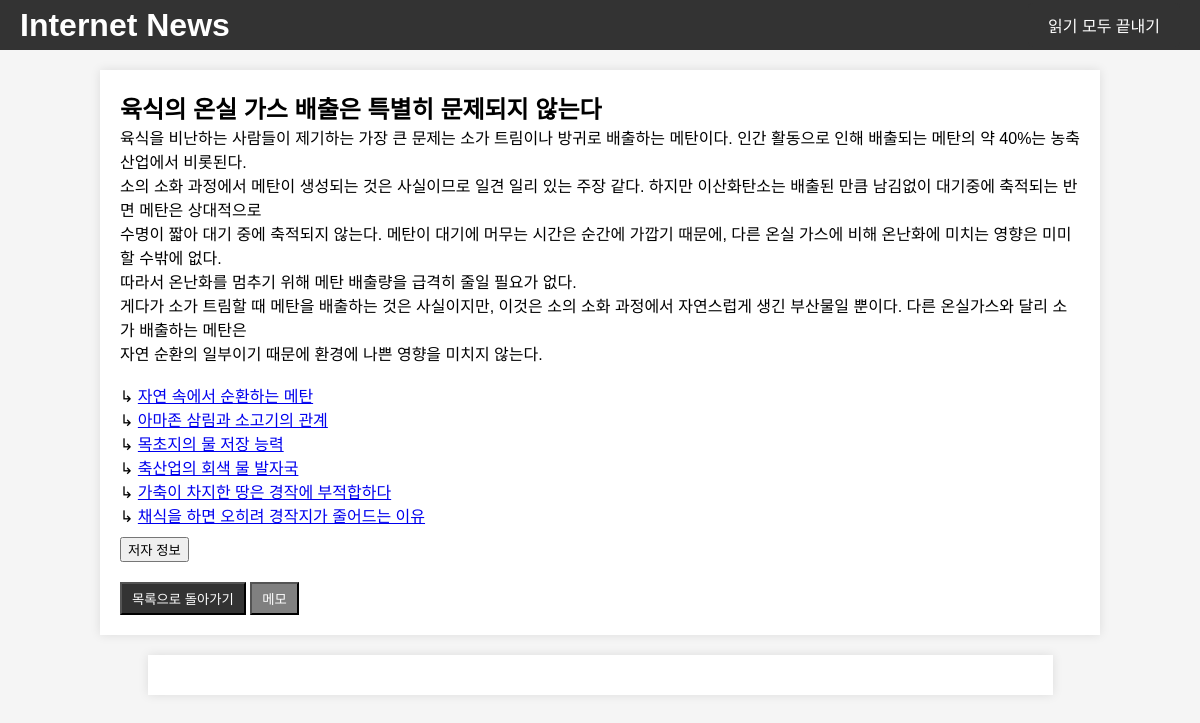
The app's page /article/1 with its own data.
### app.py (models this page shows)
class Article(db.Model):
    id = db.Column(db.Integer, primary_key=True)
    title = db.Column(db.String(100), nullable=False)
    content = db.Column(db.Text, nullable=False)
    author_name = db.Column(db.String(100))  # 저자 이름
    author_occupation = db.Column(db.String(100))  # 저자 직업
    author_email = db.Column(db.String(100))  # 저자 이메일
    author_description = db.Column(db.Text)  # 저자 설명
    display_on_index = db.Column(db.Boolean, default=False)
    ratings = db.relationship('Rating', backref='article', lazy=True)

### app.py (the view)
@app.route('/article/<int:article_id>')
def article(article_id):
    article = Article.query.get_or_404(article_id)
    return render_template('/article/article.html', article=article)

### templates/article/article.html (shortened to what this page needs)
<!DOCTYPE html>
<html lang="en">
<head>
    <link rel="stylesheet" type="text/css" href="/static/styles.css">
</head>
<body>
    <header>
        <h1>Internet News</h1>
        <a href="{{ url_for('end_page') }}">읽기 모두 끝내기</a>
    </header>
    <div class="container">
        <h2>{{ article.title }}</h2>
        <p>
            {{ article.content.replace('\n', '<br>')|safe }}
        </p>
        <button class="modal-button" onclick="openModal()">저자 정보</button>
        <button class="back-button" onclick="showQuestionModal(startTime, articleId, authorInfoClicked)">목록으로
            돌아가기</button>
        <button class="memo-button" onclick="openMemo()">메모</button>
    </div>
    <div class="memo-container" id="memoContainer"></div>
</body>
</html>

### static/styles.css (style rules this page uses)
body, h1, h2, p { margin: 0; padding: 0; }
body { font-family: Arial, sans-serif; background-color: #f5f5f5; }
header { background-color: #333; color: #fff; padding: 10px; text-align: center; }
.container { max-width: 80%; margin: 20px auto; padding: 20px; background-color: #fff; box-shadow: 0 0 10px rgba(0, 0, 0, 0.1); margin-top: 70px; }
.back-button { display: inline-block; padding: 5px 10px; background-color: #333; color: #fff; text-decoration: none; margin-top: 20px; }
.memo-button { display: inline-block; padding: 5px 10px; background-color: gray; color: #fff; text-decoration: none; margin-top: 20px; }
.memo-container { max-width: 865px; margin: 20px auto; padding: 20px; background-color: #fff; box-shadow: 0 0 10px rgba(0, 0, 0, 0.1); }
.modal-button { display: block; margin-top: 10px; }

### templates/article/article.html (style rules this page uses)
.container { padding: 20px; }
header { width: 100%; position: fixed; top: 0; z-index: 100; display: flex; justify-content: space-between; align-items: center; height: 50px; padding: 0 20px; box-sizing: border-box; }
header a { display: inline-block; padding: 10px 20px; background-color: #333; color: #fff; text-decoration: none; border-radius: 5px; transition: background-color 0.3s; }

### records on screen
Article: title "육식의 온실 가스 배출은 특별히 문제되지 않는다", content.replace "육식을 비난하는 사람들이 제기하는 가장 큰 문제는 소가 트림이나 방귀로 배출하는 메탄이다. 인간 활동으로 인해 배출되는 메탄의 약 40%는 농축산업에서 비롯된다. 소의 소화 과정에서 메탄이 생성되는 것은 사실이므로 일견 일리 있는 주장 같다. 하지만 이산화탄소는 배출된 만큼 남김없이 대기중에 축적되는 반면 메탄은 상대적으로 수명이 짧아 대기 중에 축적되지 않는다. 메탄이 대기에 머무는 시간은 순간에 가깝기 때문에, 다른 온실 가스에 비해 온난화에 미치는 영향은 미미할 수밖에 없다. 따라서 온난화를 멈추기 위해 메탄 배출량을 급격히 줄일 필요가 없다. 게다가 소가 트림할 때 메탄을 배출하는 것은 사실이지만, 이것은 소의 소화 과정에서 자연스럽게 생긴 부산물일 뿐이다. 다른 온실가스와 달리 소가 배출하는 메탄은 자연 순환의 일부이기 때문에 환경에 나쁜 영향을 미치지 않는다. ↳ 자연 속에서 순환하는 메탄 ↳ 아마존 삼림과 소고기의 관계 ↳ 목초지의 물 저장 능력 ↳ 축산업의 회색 물 발자국 ↳ 가축이 차지한 땅은 경작에 부적합하다 ↳ 채식을 하면 오히려 경작지가 줄어드는 이유"
